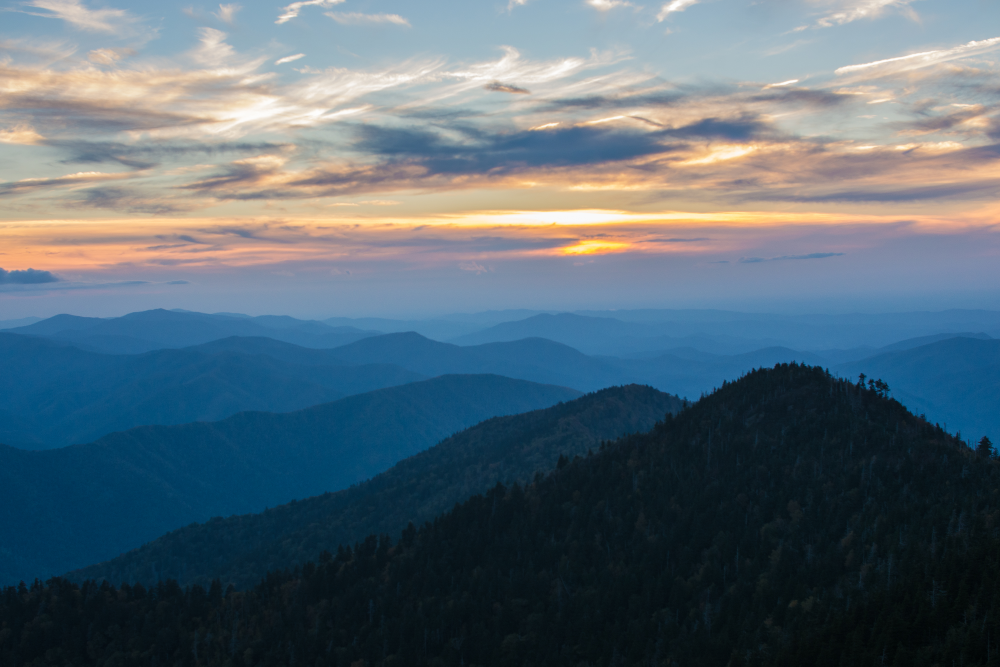
#> input picture python_multithreading_by_corey_schafer/photo-1516117172878-fd2c41f4a759.jpg, 3000 x 2000 px (shown at 1/3 size)
$ python using_multi_processing_on_resizing.py
#> lines starting #> are read from the running program, lines starting #| are printed output that depends on the picture
import time
import concurrent.futures
from  PIL import Image,ImageFilter

img_names = [
    'photo-1516117172878-fd2c41f4a759.jpg',
    'photo-1532009324734-20a7a5813719.jpg',
    'photo-1524429656589-6633a470097c.jpg',
    'photo-1530224264768-7ff8c1789d79.jpg',
    'photo-1564135624576-c5c88640f235.jpg',
    'photo-1541698444083-023c97d3f4b6.jpg',
    'photo-1522364723953-452d3431c267.jpg',
    'photo-1513938709626-033611b8cc03.jpg',
    'photo-1507143550189-fed454f93097.jpg',
    'photo-1493976040374-85c8e12f0c0e.jpg',
    'photo-1504198453319-5ce911bafcde.jpg',
    'photo-1530122037265-a5f1f91d3b99.jpg',
    'photo-1516972810927-80185027ca84.jpg',
    'photo-1550439062-609e1531270e.jpg',
    'photo-1549692520-acc6669e2f0c.jpg'
]
sizes=(600,600)
start=time.perf_counter()
def process_image(img_name):
#> called with img_name = 'photo-1516117172878-fd2c41f4a759.jpg'
    img=Image.open(img_name)#opening the images
#> img is the input picture: PIL image 3000x2000 RGB; mean R, G, B 88, 105.2, 116.5
    img.filter(ImageFilter.GaussianBlur(15))
    img.thumbnail(sizes)
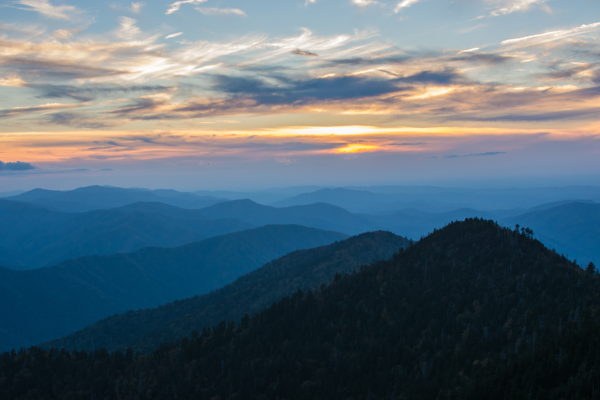
#> img: PIL image 600x400 RGB; mean R, G, B 88.1, 105.4, 116.6
    img.save(f"C:\\Users\\611903295\\Downloads\\python\\Django_Double_Checking\\{img_name}")
    print(f"Image {img_name} Processed Successfully")

with concurrent.futures.ThreadPoolExecutor() as executor:
    results=executor.map(process_image,img_names)
#> call 2 of process_image, with img_name = 'photo-1532009324734-20a7a5813719.jpg'
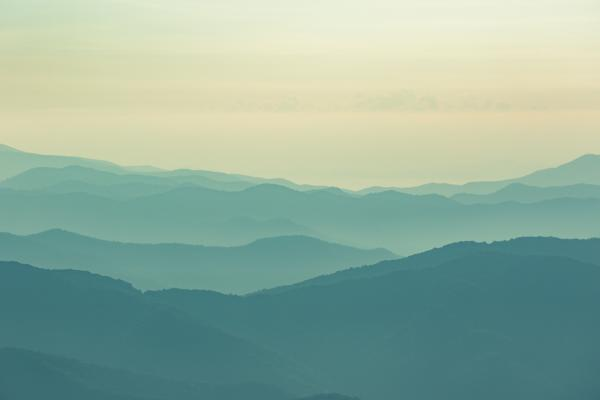
#> input picture Python_Multiprocessing_by_Corey_Schafer/photo-1532009324734-20a7a5813719.jpg, 600 x 400 px, found by its file name
#> in process_image, img is the input picture: PIL image 600x400 RGB; mean R, G, B 145.3, 174.1, 157.5
#> call 3 of process_image, with img_name = 'photo-1524429656589-6633a470097c.jpg'
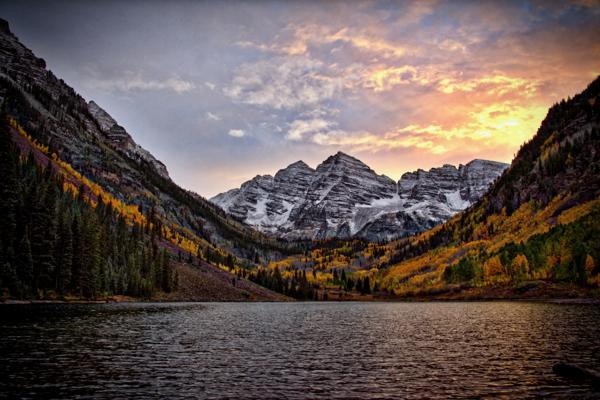
#> input picture Python_Multiprocessing_by_Corey_Schafer/photo-1524429656589-6633a470097c.jpg, 600 x 400 px, found by its file name
#> in process_image, img is the input picture: PIL image 600x400 RGB; mean R, G, B 97.9, 84.5, 80.6
#> call 4 of process_image, with img_name = 'photo-1530224264768-7ff8c1789d79.jpg'
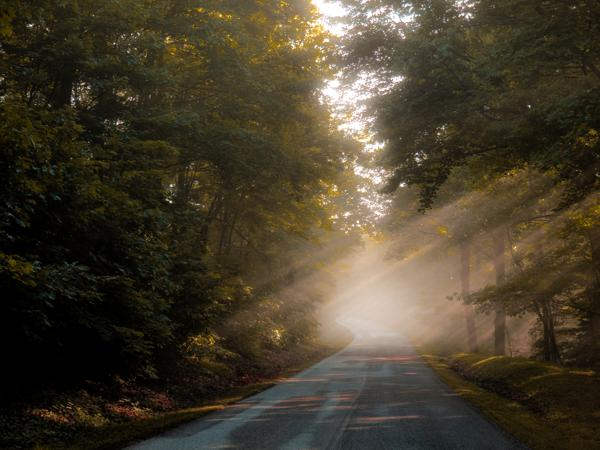
#> input picture Python_Multiprocessing_by_Corey_Schafer/photo-1530224264768-7ff8c1789d79.jpg, 600 x 450 px, found by its file name
#> in process_image, img is the input picture: PIL image 600x450 RGB; mean R, G, B 70.4, 61.6, 44.1
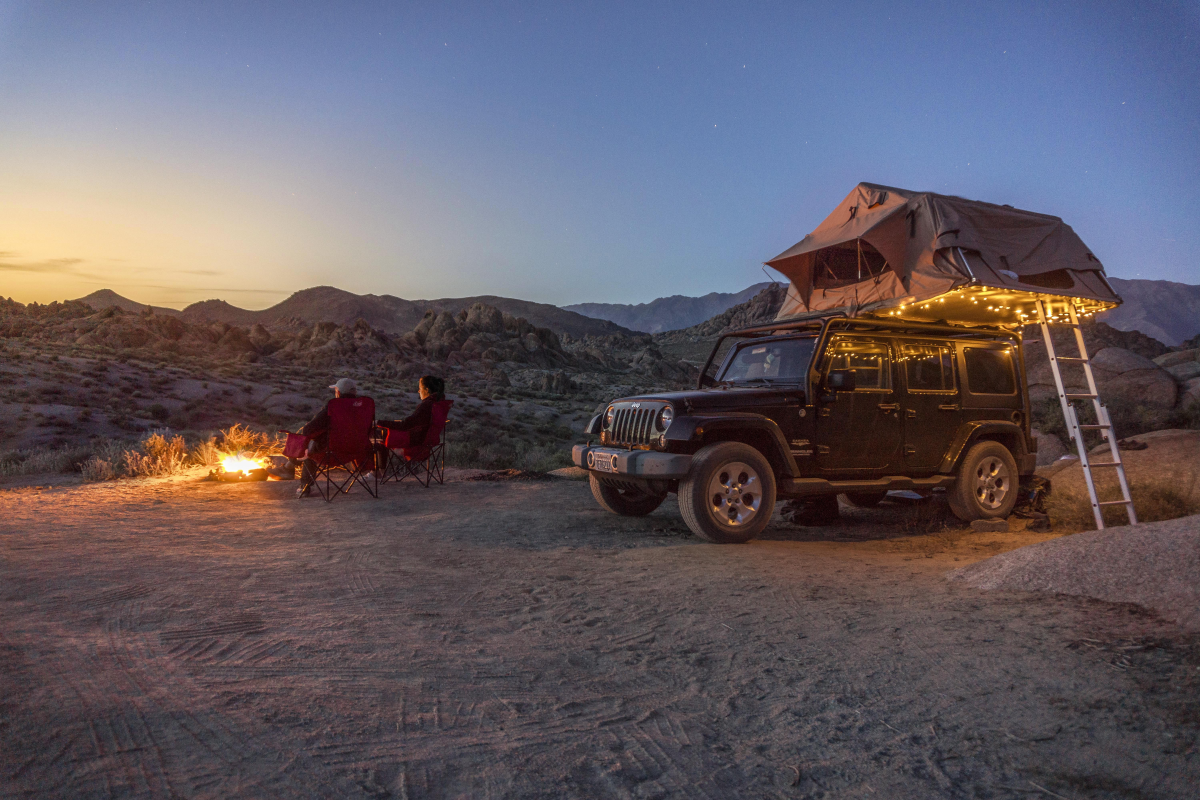
#> input picture python_multithreading_by_corey_schafer/photo-1564135624576-c5c88640f235.jpg, 6000 x 4000 px (shown at 1/5 size)
#> in process_image, img is the input picture: PIL image 6000x4000 RGB; mean R, G, B 98.3, 91, 99.7
#> in process_image (call 5), `img.thumbnail(sizes)`:
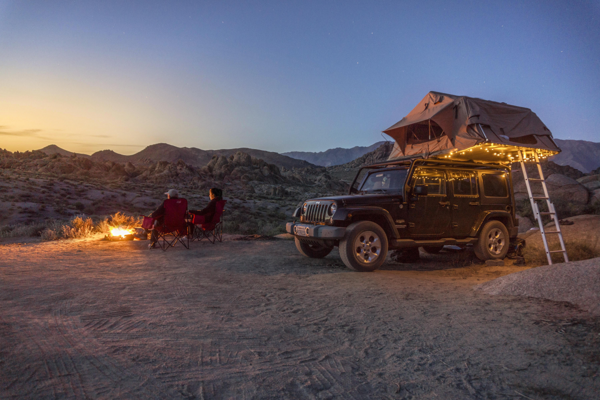
#> img: PIL image 600x400 RGB; mean R, G, B 98.3, 91, 99.6
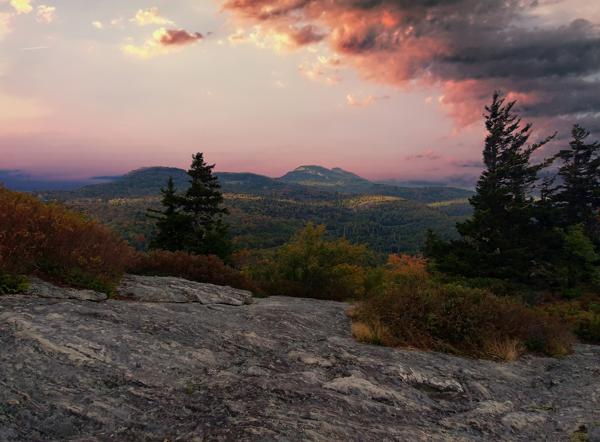
#> input picture Python_Multiprocessing_by_Corey_Schafer/photo-1541698444083-023c97d3f4b6.jpg, 600 x 442 px, found by its file name
#> in process_image, img is the input picture: PIL image 600x442 RGB; mean R, G, B 103, 88.8, 83.6
    # for result in results:
    #     print(result)


finish=time.perf_counter()
print(f"Time Difference is {round(finish-start,2)}")
